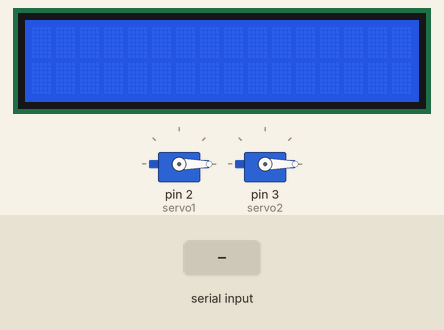
Bench run of a sketch on a simulated Arduino Uno, built with avr-gcc and run on an emulated ATmega328P. Parts: 16×2 character LCD, 2 × servo. The inputs (shaded band) are chosen by the test bench. What the sketch prints to the serial monitor is not drawn.

Above: at 1.2 s.
1.3 s: "5" received over the second serial link
At 1.8 s:
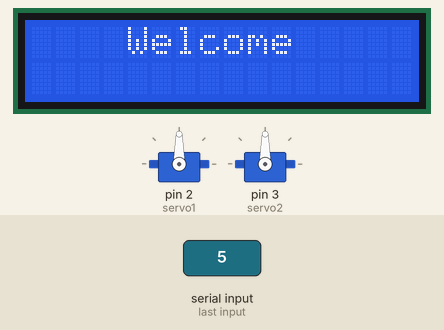
At 6.9 s:
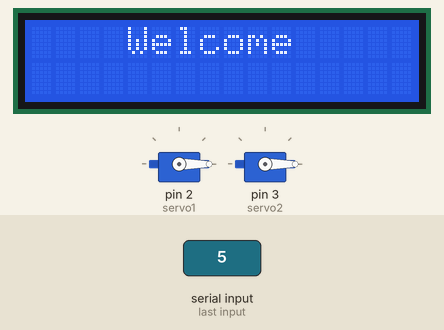
Timing chart, 0 to 8.4 s (numbered marks = the images above; inputs shaded):
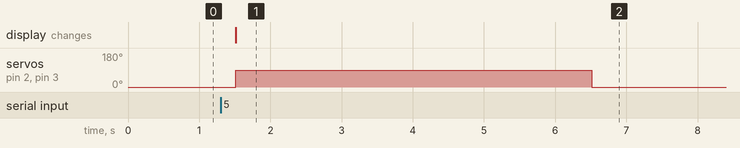

The sketch:

lock_new.ino
```cpp
#include <Wire.h>
#include <LiquidCrystal_I2C.h>
#include <Keypad.h>
#include <Servo.h>
#include <SoftwareSerial.h>

SoftwareSerial finger(7, 8); //Rx , Tx

const byte ROWS = 4; //四行
const byte COLS = 4; //四列
//定义键盘上的按键标识
char hexaKeys[ROWS][COLS] = {
  {'1', '2', '3', 'A'},
  {'4', '5', '6', 'B'},
  {'7', '8', '9', 'C'},
  {'*', '0', '#', 'D'}
};
byte rowPins[ROWS] = {4, 5, 6, 13};
byte colPins[COLS] = {12, 9, 10, 11};
String f;

Keypad customKeypad = Keypad( makeKeymap(hexaKeys), rowPins, colPins, ROWS, COLS);

LiquidCrystal_I2C lcd(0x27, 2, 1, 0, 4, 5, 6, 7, 3, POSITIVE);
char id_array[] = {'a'};
int i = 0;
char last = 10;
Servo servo1;
Servo servo2;
String c;
String ID = "";
char command;
String com;
String space;
char password[3];
char ans[3] = {'3', '0', '6'};
void setup() {
  Serial.begin(115200);
  finger.begin(9600);
  pinMode(7, INPUT);
  pinMode(8, OUTPUT);
  lcd.begin(16, 2);
  lcd.backlight();
  servo1.attach(2);
  servo2.attach(3);
  servo1.write(0);
  servo2.write(0);
  finger.print(String("0"));

}

void loop() {

  //  char id = customKeypad.getKey();
  //  int num = sizeof(id_array) + 1;
  //  id_array[num] = id;
  //  for(int a = 0 ; a<sizeof(id_array) ; i++){
  //    if(id_array[i]=='D'){
  //      for(int b =0;b<=(a-1);b++){
  //        ID = String(ID)+String(id_array[b]);
  //      }
  //    }
  //  }
  lcd.setCursor(0, 1);
  while (finger.available())
  {
    command = finger.read();
    com.concat(command);

  delay(200);
  Serial.println(com);
  if (com == "0") {
    lcd.clear();
    lcd.setCursor(0, 0);
    lcd.print("  start enroll  ");
  } else if (com == "1") {
    lcd.clear();
    lcd.setCursor(0, 0);
    lcd.print(" remove  finger ");
  } else if (com == "2") {
    lcd.clear();
    lcd.setCursor(0, 0);
    lcd.print("  put it again  ");
  } else if (com == "3") {
    lcd.clear();
    lcd.setCursor(0, 0);
    lcd.print(" enroll  finish ");
  } else if (com == "4") {
    lcd.clear();
    lcd.setCursor(0, 0);
    lcd.print(" start recogize ");
  } else if (com == "5") {
    lcd.setCursor(0, 0);
    lcd.print("    Welcome     ");
    Serial.println("welcome");
    servo1.write(90);
    servo2.write(90);
    delay(5000);
    servo1.write(0);
    servo2.write(0);
  } else if (com == "8") {
    lcd.clear();
    lcd.setCursor(0, 0);
    lcd.print("               ");
  }


  last = command;


}
}
```

Measured:
- after the input at 1.3 s, servo on pin 2 (servo1), servo on pin 3 (servo2): 0° → 90° after 0.22 s, → 0° 5.0 s later; the display: changes after 0.22 s (image 1)
